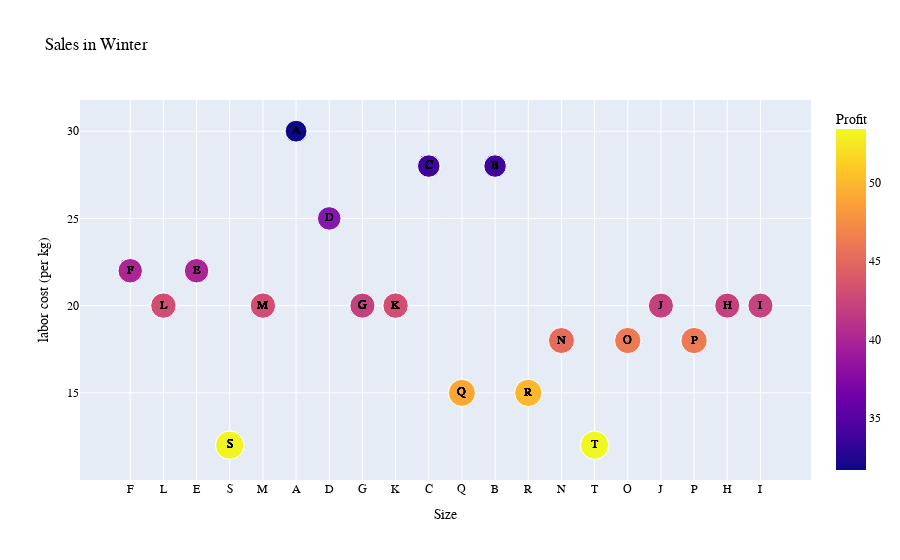

The notebook cell saved with this chart:
### Code cell
fig = px.scatter( data  , x=data["Size"], y=data["labor cost (per kg)"],
	         size=data["Profit"], color="Profit" ,
                 title = "Sales in Winter" , 
                labels = dict( x= "Date" , y= "Quantity Sold kgs") , 
                text = data.Size)
fig.update_xaxes(title_font_family="Candara Light")
fig.update_yaxes(title_font_family="Candara Light")

fig.update_layout(
    font_family="Courier New",
    font_color="black",
    title_font_family="Bahnschrift Light",
    title_font_color="black",
    legend_title_font_color="green"
)
fig.show()

### Figure 1 — Plotly figure (JSON) as saved in the notebook; plotly's stock layout.template omitted (floating-point values rounded to 4 significant figures; data arrays with more than 128 entries replaced by an {"elided": "..."} marker saying what was removed)
{"data": [{"hovertemplate": "Size=%{text}<br>labor cost (per kg)=%{y}<br>Profit=%{marker.color}<extra></extra>", "legendgroup": "", "marker": {"color": {"elided": "215 float values"}, "coloraxis": "coloraxis", "size": {"elided": "215 float values"}, "sizemode": "area", "sizeref": 0.1335, "symbol": "circle"}, "mode": "markers+text", "name": "", "orientation": "v", "showlegend": false, "text": {"elided": "215 str values"}, "type": "scatter", "x": {"elided": "215 str values"}, "xaxis": "x", "y": {"elided": "215 int values"}, "yaxis": "y"}], "layout": {"coloraxis": {"colorbar": {"title": {"text": "Profit"}}, "colorscale": [[0, "#0d0887"], [0.1111, "#46039f"], [0.2222, "#7201a8"], [0.3333, "#9c179e"], [0.4444, "#bd3786"], [0.5556, "#d8576b"], [0.6667, "#ed7953"], [0.7778, "#fb9f3a"], [0.8889, "#fdca26"], [1, "#f0f921"]]}, "font": {"color": "black", "family": "Courier New"}, "legend": {"itemsizing": "constant", "title": {"font": {"color": "green"}}, "tracegroupgap": 0}, "title": {"font": {"color": "black", "family": "Bahnschrift Light"}, "text": "Sales in Winter"}, "xaxis": {"anchor": "y", "domain": [0, 1], "title": {"font": {"family": "Candara Light"}, "text": "Size"}}, "yaxis": {"anchor": "x", "domain": [0, 1], "title": {"font": {"family": "Candara Light"}, "text": "labor cost (per kg)"}}}}
